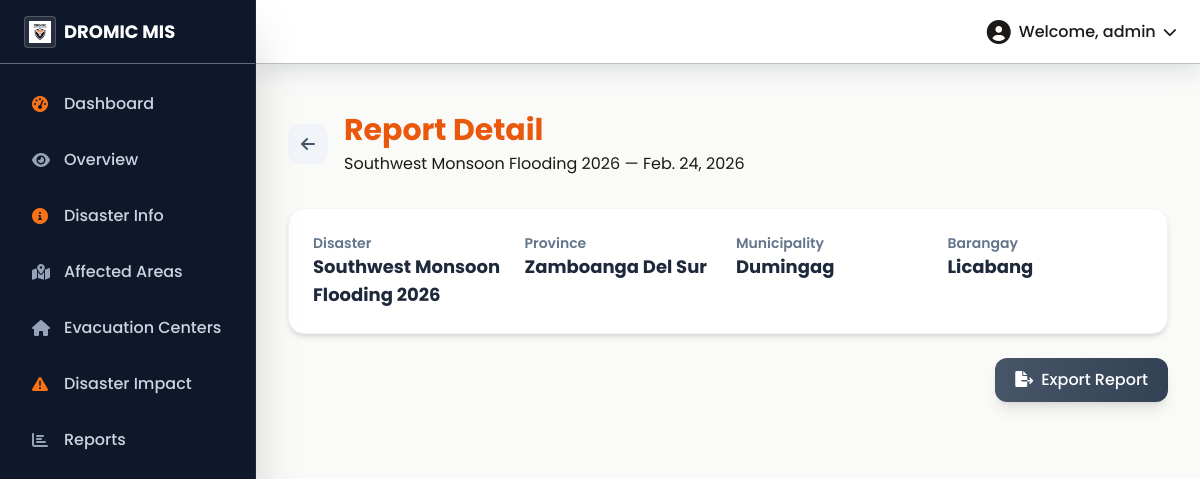
Page /reports/34/ on the committed database.
### core/models.py (models this page shows, shortened)
class DROMICReport(models.Model):
    disaster = models.ForeignKey(Disaster, on_delete=models.CASCADE)
    province = models.ForeignKey(Province, on_delete=models.CASCADE)
    municipality = models.ForeignKey(Municipality, on_delete=models.CASCADE)
    barangay = models.ForeignKey(Barangay, on_delete=models.CASCADE)
    date = models.DateField()
    affected_areas = models.ManyToManyField(AffectedArea)
    displaced_populations = models.ManyToManyField(DisplacedPopulation)
    sex_age_distributions = models.ManyToManyField(SexAgeDistribution)
    sectoral_distributions = models.ManyToManyField(SectoralDistribution)
    damaged_houses = models.ManyToManyField(DamagedHouse)
    relief_operations = models.ManyToManyField(ReliefOperation)
    early_recovery = models.ManyToManyField(EarlyRecovery)
    families = models.ManyToManyField(Family)
    created_at = models.DateTimeField(auto_now_add=True)
    updated_at = models.DateTimeField(auto_now=True)

class Disaster(models.Model):
    name = models.CharField(max_length=255)
    description = models.TextField()
    date_occurred = models.DateField()

class Province(models.Model):
    code = models.CharField(max_length=20, unique=True)
    name = models.CharField(max_length=255)
    longitude = models.FloatField(null=True, blank=True)
    latitude = models.FloatField(null=True, blank=True)

class Municipality(models.Model):
    code = models.CharField(max_length=20, unique=True)
    name = models.CharField(max_length=255)
    province = models.ForeignKey(Province, related_name='municipalities', on_delete=models.CASCADE)
    longitude = models.FloatField(null=True, blank=True)
    latitude = models.FloatField(null=True, blank=True)

class Barangay(models.Model):
    code = models.CharField(max_length=20, unique=True)
    name = models.CharField(max_length=255)
    municipality = models.ForeignKey(Municipality, related_name='barangays', on_delete=models.CASCADE)
    longitude = models.FloatField(null=True, blank=True)
    latitude = models.FloatField(null=True, blank=True)

### core/views.py (the view)
# urls.py: path('reports/<int:report_id>/', views.report_detail, name='report_detail'),
def report_detail(request, report_id):
    report = get_object_or_404(DROMICReport, id=report_id)
    context = {
        'report': report,
        'affected_areas': report.affected_areas.all(),
        'displaced_populations': report.displaced_populations.all(),
        'damaged_houses': report.damaged_houses.all(),
        'relief_operations': report.relief_operations.all(),
    }
    return render(request, 'core/report_detail.html', context)

### core/templates/core/report_detail.html (shortened to what this page needs)
{% extends 'base.html' %}
{% load humanize %}
{% block content %}
<div class="container-fluid mt-4">
    <div class="flex items-center mb-8">
        <a href="{% url 'report_list' %}" class="mr-4 w-10 h-10 bg-slate-100 rounded-xl flex items-center justify-center text-slate-600 hover:bg-slate-200 transition-colors">
            <i class="fas fa-arrow-left"></i>
        </a>
        <div>
            <h1 class="text-3xl font-bold text-dromic-navy">Report Detail</h1>
            <p class="text-dromic-slate mt-1">{{ report.disaster.name }} — {{ report.date }}</p>
        </div>
    </div>
    <div class="bg-white rounded-2xl shadow-md border border-slate-100 p-6 mb-6">
        <div class="grid grid-cols-2 md:grid-cols-4 gap-4">
            <div>
                <p class="text-slate-500 text-sm font-semibold">Disaster</p>
                <p class="text-lg font-bold text-slate-800">{{ report.disaster.name }}</p>
            </div>
            <div>
                <p class="text-slate-500 text-sm font-semibold">Province</p>
                <p class="text-lg font-bold text-slate-800">{{ report.province.name }}</p>
            </div>
            <div>
                <p class="text-slate-500 text-sm font-semibold">Municipality</p>
                <p class="text-lg font-bold text-slate-800">{{ report.municipality.name }}</p>
            </div>
            <div>
                <p class="text-slate-500 text-sm font-semibold">Barangay</p>
                <p class="text-lg font-bold text-slate-800">{{ report.barangay.name }}</p>
            </div>
        </div>
    </div>
    <div class="flex justify-end">
        <a href="{% url 'export_report_pdf' report.id %}" class="px-5 py-2.5 rounded-xl bg-gradient-to-r from-slate-600 to-slate-700 text-white font-medium hover:from-slate-700 hover:to-slate-800 transition-all shadow-lg">
            <i class="fas fa-file-export mr-2"></i>Export Report
        </a>
    </div>
</div>
{% endblock %}

### static/css/styles.css (style rules this page uses)
:root { --primary-color: #EA580C; --secondary-color: #334155; --accent-color: #334155; --text-color: #1C1917; --shadow-light: #FFFFFF; --shadow-dark: #CBD5E1; --background-color: #FAFAF9; }
body { font-family: 'Ubuntu', sans-serif; background-color: var(--background-color); color: var(--text-color); }

### core/templates/base.html (style rules this page uses)
body { background-color: #FAFAF9; font-family: 'Poppins', sans-serif; }
h1, h2, h3, h4, h6 { font-weight: 700; color: #EA580C; }

### rows in the picture
DROMICReport: disaster.name "Southwest Monsoon Flooding 2026", date "Feb. 24, 2026", province.name "Zamboanga Del Sur", municipality.name "Dumingag", barangay.name "Licabang"
